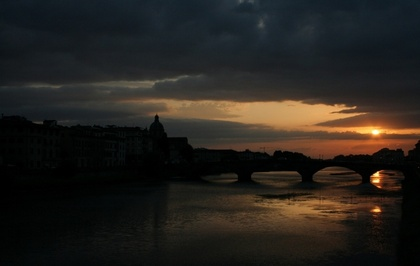
%> input picture low-light image enhancement/LHE/30.jpg, 420 x 266 px, shrunk from 960 x 608 before the run
$ octave --eval "HistogramPic;"   (GNU Octave 9; MATLAB toolbox functions it lacks are replaced by stand-ins)
%> lines starting %> are read from the running program, lines starting %| are printed output that depends on the picture
function HistogramPic
pic=imread('30.jpg');
%> pic is the input picture: size 266x420x3 uint8; mean R, G, B 37.5, 33.8, 29.1
%pic=rgb2gray(pic);

FreqNum=zeros(size(pic,3),256);
for i=1:size(pic,3)
    for j=0:255
        FreqNum(i,j+1)=sum(sum(pic(:,:,i)==j));
    end
end
%> after the loop, FreqNum = 256 columns, first 8: [4205 5919 5123 3531 2371 2011 1482 1182; 1911 2858 3234 4086 3573 2757 2057 1724; 4076 4020 4287 3491 2767 2024 1613 1385]

ax=gca;
hold(ax,'on')

if size(FreqNum,1)==3
    rBar=bar(0:255,FreqNum(1,:));
    gBar=bar(0:255,FreqNum(2,:));
    bBar=bar(0:255,FreqNum(3,:));
    rBar.FaceColor=[0.6350 0.0780 0.1840];
    gBar.FaceColor=[0.2400 0.5300 0.0900];
    bBar.FaceColor=[0      0.4470 0.7410];
    rBar.FaceAlpha=0.5;
    gBar.FaceAlpha=0.5;
    bBar.FaceAlpha=0.5;
%     ax.XLabel.String='R brightness';

    rrange=find(FreqNum(1,:)~=0);
%> rrange = 256 values from 1 to 256
    rrange=[num2str(rrange(1)-1),' , ',num2str(rrange(end)-1)];
%> rrange = '0 , 255'
    grange=find(FreqNum(2,:)~=0);
%> grange = 244 values from 1 to 256
    grange=[num2str(grange(1)-1),' , ',num2str(grange(end)-1)];
%> grange = '0 , 255'
    brange=find(FreqNum(3,:)~=0);
%> brange = 172 values from 1 to 231
    brange=[num2str(brange(1)-1),' , ',num2str(brange(end)-1)];
%> brange = '0 , 230'
%> `HistogramPic;`:
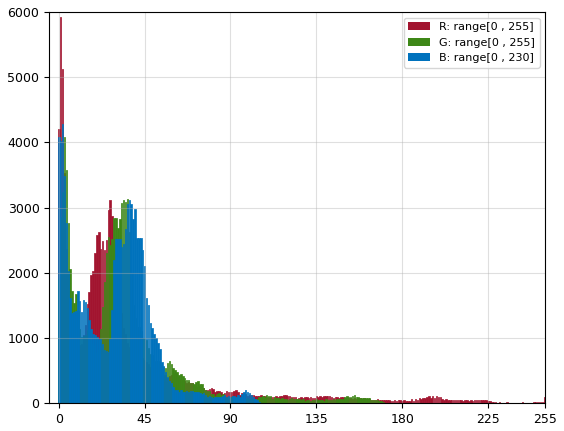
%> figure redrawn from the program's plot data; tallest bar 5919 high, from x = 0.6 to 1.4; tallest bar 4086 high, from x = 2.6 to 3.4; tallest bar 4287 high, from x = 1.6 to 2.4
    legend({['R: range[',rrange,']'],...
            ['G: range[',grange,']'],...
            ['B: range[',brange,']']},...
             'Location','northwest','Color',[0.9412    0.9412    0.9412],...
             'FontName','Cambria','LineWidth',0.8,'FontSize',11);
else
    kBar=bar(0:255,FreqNum(1,:));
    kBar.FaceColor=[0.50 0.50 0.50];
    kBar.FaceAlpha=0.5;
    ax.XLabel.String='Gray scale';
    krange=find(FreqNum(1,:)~=0);
    krange=[num2str(krange(1)-1),' , ',num2str(krange(end)-1)];
    legend(['Gray: range[',krange,']'],...
           'Location','northwest','Color',[0.9412    0.9412    0.9412],...
           'FontName','Cambria','LineWidth',0.8,'FontSize',11);
end
box on
grid on
ax.LineWidth = 1;
ax.GridLineStyle='--';
ax.XLim=[-5 255];
ax.XTick=[0:45:255,255];


ax.XLabel.FontSize=13;
ax.XLabel.FontName='Cambria';

% ax.YLabel.String='Frequency number';
ax.YLabel.FontSize=13;
ax.YLabel.FontName='Cambria';

% ylim([0 4000]);
axis normal;
end

$ run again, with low-light image enhancement/LHE/car.jpg copied over low-light image enhancement/LHE/30.jpg
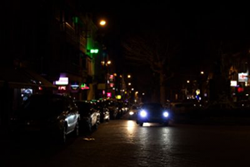
%> input picture low-light image enhancement/LHE/car.jpg, 250 x 167 px
%> in HistogramPic, pic is the input picture: size 167x250x3 uint8; mean R, G, B 17.9, 12.5, 10.7
%> after the loop in HistogramPic, `for i=1:size(pic,3)`: FreqNum = 256 columns, first 8: [3053 4747 5732 1910 1752 2050 1686 1083; 10332 8180 3885 1991 2298 1472 1221 945; 10300 11596 5115 2486 1610 1134 856 596]
%> in HistogramPic, `rrange=find(FreqNum(1,:)~=0);`: rrange = 255 values from 1 to 256
%> in HistogramPic, `rrange=[num2str(rrange(1)-1),' , ',num2str(rrange(end)-1)];`: rrange = '0 , 255'
%> in HistogramPic, `grange=find(FreqNum(2,:)~=0);`: grange = 253 values from 1 to 256
%> in HistogramPic, `grange=[num2str(grange(1)-1),' , ',num2str(grange(end)-1)];`: grange = '0 , 255'
%> in HistogramPic, `brange=find(FreqNum(3,:)~=0);`: brange = 255 values from 1 to 256
%> in HistogramPic, `brange=[num2str(brange(1)-1),' , ',num2str(brange(end)-1)];`: brange = '0 , 255'
%> `HistogramPic;`:
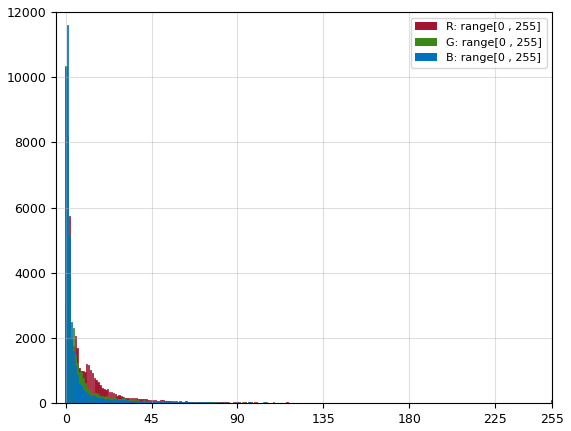
%> figure redrawn from the program's plot data; tallest bar 5732 high, from x = 1.6 to 2.4; tallest bar 10332 high, from x = -0.4 to 0.4; tallest bar 11596 high, from x = 0.6 to 1.4

$ run again, with low-light image enhancement/LHE/tree.jpg copied over low-light image enhancement/LHE/30.jpg
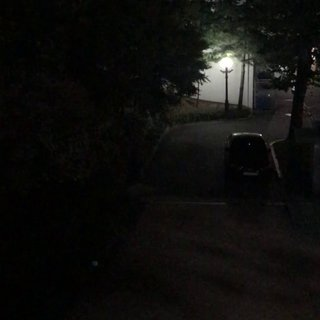
%> input picture low-light image enhancement/LHE/tree.jpg, 320 x 320 px
%> in HistogramPic, pic is the input picture: size 320x320x3 uint8; mean R, G, B 15.2, 14.9, 12.9
%> after the loop in HistogramPic, `for i=1:size(pic,3)`: FreqNum = 256 columns, first 8: [1593 3959 7894 8443 7506 6579 5365 5083; 704 2847 7177 8663 8559 7499 5786 4915; 8020 7074 8551 7640 6362 5485 5429 4996]
%> in HistogramPic, `rrange=find(FreqNum(1,:)~=0);`: rrange = 255 values from 1 to 256
%> in HistogramPic, `rrange=[num2str(rrange(1)-1),' , ',num2str(rrange(end)-1)];`: rrange = '0 , 255'
%> in HistogramPic, `grange=find(FreqNum(2,:)~=0);`: grange = 254 values from 1 to 256
%> in HistogramPic, `grange=[num2str(grange(1)-1),' , ',num2str(grange(end)-1)];`: grange = '0 , 255'
%> in HistogramPic, `brange=find(FreqNum(3,:)~=0);`: brange = 253 values from 1 to 256
%> in HistogramPic, `brange=[num2str(brange(1)-1),' , ',num2str(brange(end)-1)];`: brange = '0 , 255'
%> `HistogramPic;`:
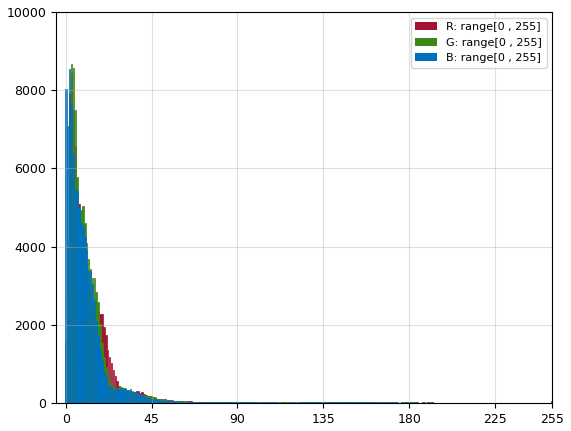
%> figure redrawn from the program's plot data; tallest bar 8443 high, from x = 2.6 to 3.4; tallest bar 8663 high, from x = 2.6 to 3.4; tallest bar 8551 high, from x = 1.6 to 2.4
